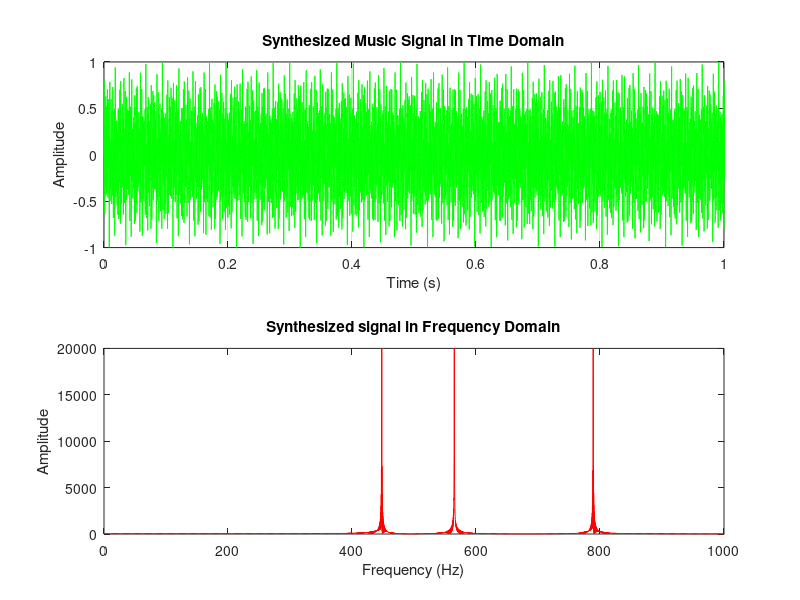

Reproduce this figure in MATLAB.
% Parameters
sampling_rate = 44100; % Hz
duration = 3; % seconds
notes = [448 565 789 1500] 
% Frequencies of C4 to A4

% Initialize the synthesized waveform
t = linspace(0, duration, duration * sampling_rate);
synthesized_waveform = zeros(size(t));

% Synthesize each note
for i = 1:length(notes)
    frequency = notes(i);
    amplitude = 0.5; % Adjust amplitude as needed
    note_waveform = amplitude * sin(2 * pi * frequency * t);
    synthesized_waveform = synthesized_waveform + note_waveform;
end

% Normalize the waveform
synthesized_waveform = synthesized_waveform / max(abs(synthesized_waveform));

% Play the synthesized waveform
sound(synthesized_waveform, sampling_rate);

% Plot the waveform
subplot(2,1,1)
plot(t, synthesized_waveform,'g');
title('Synthesized Music Signal in Time Domain');
axis([0 1 -1 1])
xlabel('Time (s)');
ylabel('Amplitude');
grid on;

% Frequency domain analysis
nfft = 2^nextpow2(length(synthesized_waveform)); 
% Next power of 2 for better FFT performance
frequencies = sampling_rate/2 * linspace(0, 1, nfft/2 + 1); 
% Compute the single-sided amplitude spectrum
speech_fft = fft(synthesized_waveform, nfft);
amplitude_spectrum = 2 * abs(speech_fft(1:nfft/2 + 1));
% Plot the speech signal in the frequency domain

subplot(2,1,2)
plot(frequencies, amplitude_spectrum,'r');
axis([0 1000 0 20000])
xlabel('Frequency (Hz)');
ylabel('Amplitude');
title('Synthesized signal in Frequency Domain');
